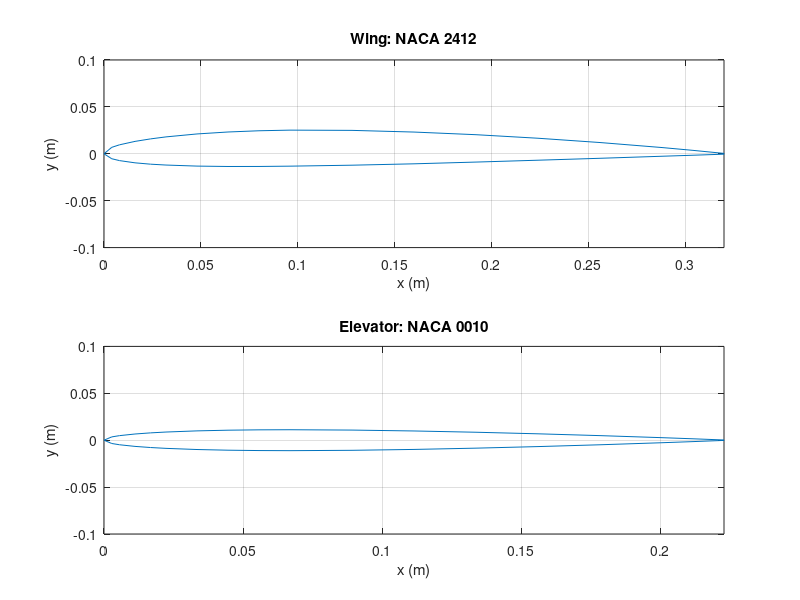

This chart was generated by the following MATLAB code:
%% Calculate area&volume required of wing
%Airfoil Data
naca2412=[
1.0000,     0.0013;
0.9500,     0.0114;
0.9000,     0.0208;
0.8000,     0.0375;
0.7000,     0.0518;
0.6000,     0.0636;
0.5000,     0.0724;
0.4000,     0.0780;
0.3000,     0.0788;
0.2500,     0.0767;
0.2000,     0.0726;
0.1500,     0.0661;
0.1000,     0.0563;
0.0750,     0.0496;
0.0500,     0.0413;
0.0250,     0.0299;
0.0125,     0.0215;
0.0000,     0.0000;
0.0125,     -0.0165;
0.0250,     -0.0227;
0.0500,     -0.0301;
0.0750,     -0.0346;
0.1000,     -0.0375;
0.1500,     -0.0410;
0.2000,     -0.0423;
0.2500,     -0.0422;
0.3000,     -0.0412;
0.4000,     -0.0380;
0.5000,     -0.0334;
0.6000,     -0.0276;
0.7000,     -0.0214;
0.8000,     -0.0150;
0.9000,     -0.0082;
0.9500,     -0.0048;
1.0000,     -0.0013;
1.0000,     0.0013];

naca0010=([
1.0000,     0.00105;
0.9500,     0.00672;
0.9000,     0.01207;
0.8000,     0.02187;
0.7000,     0.03053;
0.6000,     0.03803;
0.5000,     0.04412;
0.4000,     0.04837;
0.3000,     0.05002;
0.2500,     0.04952;
0.2000,     0.04782;
0.1500,     0.04455;
0.1000,     0.03902;
0.0750,     0.03500;
0.0500,     0.02962;
0.0250,     0.02178;
0.0125,     0.01578;
0.0000,     0.00000;
0.0125,     -0.01578;
0.0250,     -0.02178;
0.0500,     -0.02962;
0.0750,     -0.03500;
0.1000,     -0.03902;
0.1500,     -0.04455;
0.2000,     -0.04782;
0.2500,     -0.04952;
0.3000,     -0.05002;
0.4000,     -0.04837;
0.5000,     -0.04412;
0.6000,     -0.03803;
0.7000,     -0.03053;
0.8000,     -0.02187;
0.9000,     -0.01207;
0.9500,     -0.00672;
1.0000,     -0.00105;
1.0000,      0.00105;]);

%Scaling and plotting
%plot(naca2412(:,1),naca2412(:,2))
%plot(naca0010(:,1),naca0010(:,2))
wing = naca2412.*.32;
elev = naca0010.*.223;

subplot(2,1,1)
plot(wing(:,1),wing(:,2))
axis([0,.32,-.1,.1])
xlabel('x (m)')
ylabel('y (m)')
title('Wing: NACA 2412')
grid on
subplot(2,1,2)
plot(elev(:,1),elev(:,2))
axis([0,.223,-.1,.1])
xlabel('x (m)')
ylabel('y (m)')
title('Elevator: NACA 0010')
grid on

%Wing Analysis
wingarea = polyarea(wing(:,1),wing(:,2));
wingspan = 1.6;
WingVol = wingarea*wingspan;
rho_pla = 1250; %kg/m3
WingWeight = WingVol*rho_pla;
fprintf('       WingArea = %8.04f m2\n',wingarea)
fprintf('       WingSpan = %8.04f m\n',wingspan)
fprintf('        WingVol = %8.04f m3\n',WingVol)
fprintf('     WingWeight = %8.04f kg\n\n',WingWeight)

%Elevator Analysis
elevarea = polyarea(elev(:,1),elev(:,2));
elevspan = .7;
ElevVol = elevarea*elevspan;
ElevWeight = ElevVol*rho_pla;
fprintf('       ElevArea = %8.04f m2\n',elevarea)
fprintf('       ElevSpan = %8.04f m\n',elevspan)
fprintf('        ElevVol = %8.04f m3\n',ElevVol)
fprintf('     ElevWeight = %8.04f kg\n\n',ElevWeight)

%CarbonFiber Rod Analysis
rho_CF = 2000; %kg/m3
area_CF = (pi*(.25*2.54/2)^2)*2/100/100; %m^2
vol_CF_Wing = wingspan*area_CF; %m3
vol_CF_Elev = elevspan*area_CF; %m3
CF_Weight_Wing = rho_CF*vol_CF_Wing;
CF_Weight_Elev = rho_CF*vol_CF_Elev;
fprintf('   WingCFiberWt = %8.04f kg\n',CF_Weight_Wing)
fprintf('   ElevCFiberWt = %8.04f kg\n\n',CF_Weight_Elev)

%Conclusion
fprintf('To meet .8kg, the   wing   must be %8.04f %% filled or less\n',...
    (.8-CF_Weight_Wing)/(WingWeight)*100)
fprintf('To meet .2kg, the elevator must be %8.04f %% filled or less\n',...
    (.2-CF_Weight_Elev)/(ElevWeight)*100)